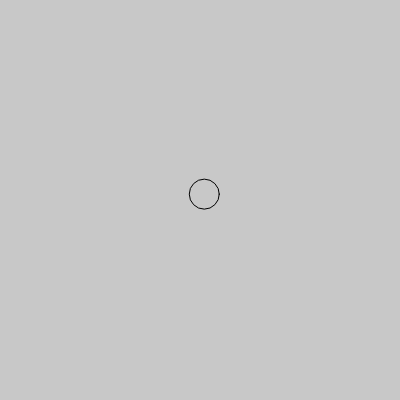
Frame 1 (no input)
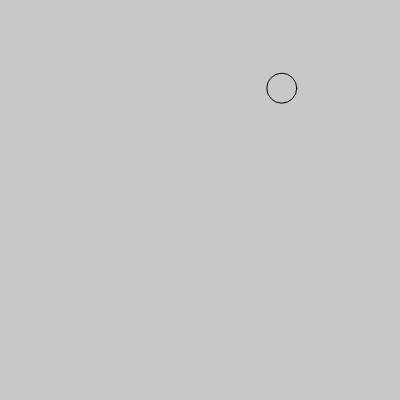
Frame 60 (no input)
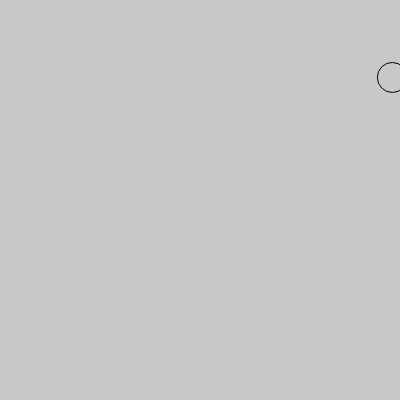
Frame 120 (the mouse pressed at the canvas centre since frame 60)

The p5.js sketch that drew these frames (run headless with seeded random() and noise() and a simulated clock; from frame 60 on, the mouse is pressed at the canvas centre):

// p5.js sketch
// ── sketch.js
let x = 200,
  y = 200,
  tx,
  ty;
function setup() {
  createCanvas(400, 400);
  tx = random(width);
  ty = random(height);
}

function draw() {
  background(200);
  stroke(0);
  noFill();
  x = lerp(x, tx, 0.05);
  y = lerp(y, ty, 0.05);
  if (dist(x, y, tx, ty) < 5) {
    tx = random(-width / 2, width * 1.5);
    ty = random(-height / 2, height * 1.5);
  }
  circle((x+width) % width, (y+height) % height, 30);
}
